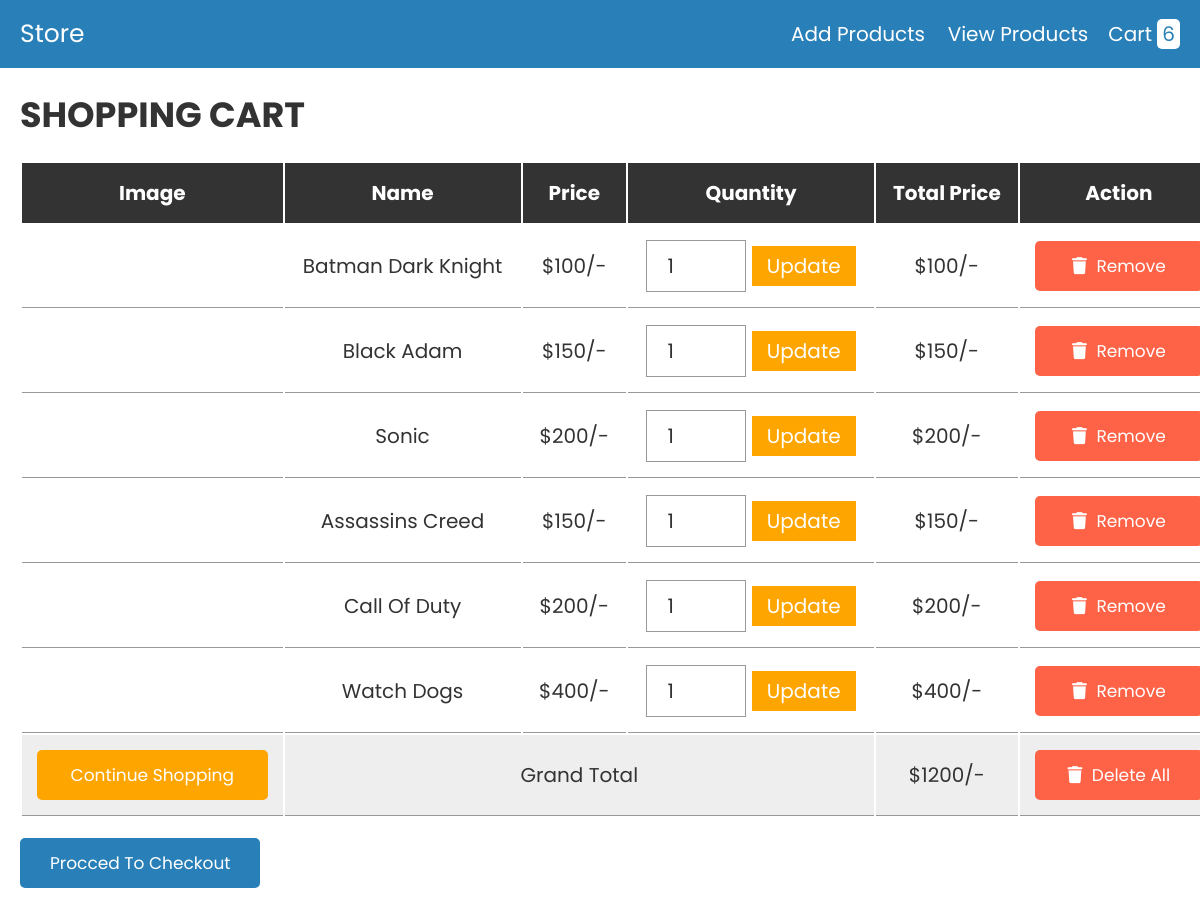
/cart/cart.php, run on the app's committed database.
### tables this page shows
CREATE TABLE `cart` (
  `id` int(255) NOT NULL,
  `name` varchar(255) NOT NULL,
  `price` varchar(255) NOT NULL,
  `image` varchar(255) NOT NULL,
  `quantity` int(255) NOT NULL
);

### cart/cart.php (the view, shortened to what this page needs)
<?php
@include 'config.php';
?>
<!DOCTYPE html>
<html lang="en">
<head>
   <link rel="stylesheet" href="https://cdnjs.cloudflare.com/ajax/libs/font-awesome/6.0.0/css/all.min.css">
   <link rel="stylesheet" href="style.css">
</head>
<body>
<?php include 'header.php'; ?>
<div class="container">
<section class="shopping-cart">
   <h1 class="heading">shopping cart</h1>
   <table>
      <thead>
         <th>image</th>
         <th>name</th>
         <th>price</th>
         <th>quantity</th>
         <th>total price</th>
         <th>action</th>
      </thead>
      <tbody>
         <?php
         $select_cart = mysqli_query($conn, "SELECT * FROM `cart`");
         $grand_total = 0;
         if(mysqli_num_rows($select_cart) > 0){
            while($fetch_cart = mysqli_fetch_assoc($select_cart)){
         ?>
         <tr>
            <td><img src="uploaded_img/<?php echo $fetch_cart['image']; ?>" height="100" alt=""></td>
            <td><?php echo $fetch_cart['name']; ?></td>
            <td>$<?php echo number_format($fetch_cart['price']); ?>/-</td>
            <td>
               <form action="" method="post">
                  <input type="number" name="update_quantity" min="1"  value="<?php echo $fetch_cart['quantity']; ?>" >
                  <input type="submit" value="update" name="update_update_btn">
               </form>
            </td>
            <td>$<?php echo $sub_total = number_format($fetch_cart['price'] * $fetch_cart['quantity']); ?>/-</td>
            <td><a href="cart.php?remove=<?php echo $fetch_cart['id']; ?>" onclick="return confirm('remove item from cart?')" class="delete-btn"> <i class="fas fa-trash"></i> remove</a></td>
         </tr>
         <?php
           $grand_total += $sub_total;
            };
         };
         ?>
         <tr class="table-bottom">
            <td><a href="products.php" class="option-btn" style="margin-top: 0;">continue shopping</a></td>
            <td colspan="3">grand total</td>
            <td>$<?php echo $grand_total; ?>/-</td>
            <td><a href="cart.php?delete_all" onclick="return confirm('are you sure you want to delete all?');" class="delete-btn"> <i class="fas fa-trash"></i> delete all </a></td>
         </tr>
      </tbody>
   </table>
   <div class="checkout-btn">
      <a href="checkout.php" class="btn <?= ($grand_total > 1)?'':'disabled'; ?>">procced to checkout</a>
   </div>
</section>
</div>
</body>
</html>

### cart/style.css (style rules this page uses)
:root { --blue:#2980b9; --red:tomato; --orange:orange; --black:#333; --white:#fff; --bg-color:#eee; --dark-bg:rgba(0,0,0,.7); --box-shadow:0 .5rem 1rem rgba(0,0,0,.1); --border:.1rem solid #999; }
* { font-family: 'Poppins', sans-serif; margin:0; padding:0; box-sizing: border-box; outline: none; border:none; text-decoration: none; text-transform: capitalize; }
html { font-size: 62.5%; overflow-x: hidden; }
.container { max-width: 1200px; margin:0 auto; }
section { padding:2rem; }
.heading { text-align: center; font-size: 3.5rem; text-transform: uppercase; color:var(--black); margin-bottom: 2rem; }
.btn, .option-btn, .delete-btn { display: block; width: 100%; text-align: center; background-color: var(--blue); color:var(--white); font-size: 1.7rem; padding:1.2rem 3rem; border-radius: .5rem; cursor: pointer; margin-top: 1rem; }
.option-btn i, .delete-btn i { padding-right: .5rem; }
.option-btn { background-color: var(--orange); }
.delete-btn { margin-top: 0; background-color: var(--red); }
.shopping-cart table { text-align: center; width: 100%; }
.shopping-cart table thead th { padding:1.5rem; font-size: 2rem; color:var(--white); background-color: var(--black); }
.shopping-cart table tr td { border-bottom: var(--border); padding:1.5rem; font-size: 2rem; color:var(--black); }
.shopping-cart table input[type="number"] { border: var(--border); padding:1rem 2rem; font-size: 2rem; color:var(--black); width: 10rem; }
.shopping-cart table input[type="submit"] { padding:.5rem 1.5rem; cursor: pointer; font-size: 2rem; background-color: var(--orange); color:var(--white); }
.shopping-cart table .table-bottom { background-color: var(--bg-color); }
.shopping-cart .checkout-btn { text-align: center; margin-top: 1rem; }
.shopping-cart .checkout-btn a { display: inline-block; width: auto; }
@media (max-width:1200px) { .shopping-cart { overflow-x: scroll; } }
@media (max-width:1200px) { .shopping-cart table { width: 120rem; } }
@media (max-width:1200px) { .shopping-cart .heading { text-align: left; } }
@media (max-width:1200px) { .shopping-cart .checkout-btn { text-align: left; } }

### data on the page
cart: name "Batman Dark Knight", price "100", update_quantity "1"
cart: name "Black Adam", price "150", update_quantity "1"
cart: name "Sonic", price "200", update_quantity "1"
cart: name "Assassins Creed", price "150", update_quantity "1"
cart: name "Call Of Duty", price "200", update_quantity "1"
cart: name "Watch Dogs", price "400", update_quantity "1"

### other printed values
$row_count "6"
$grand_total "1200"
